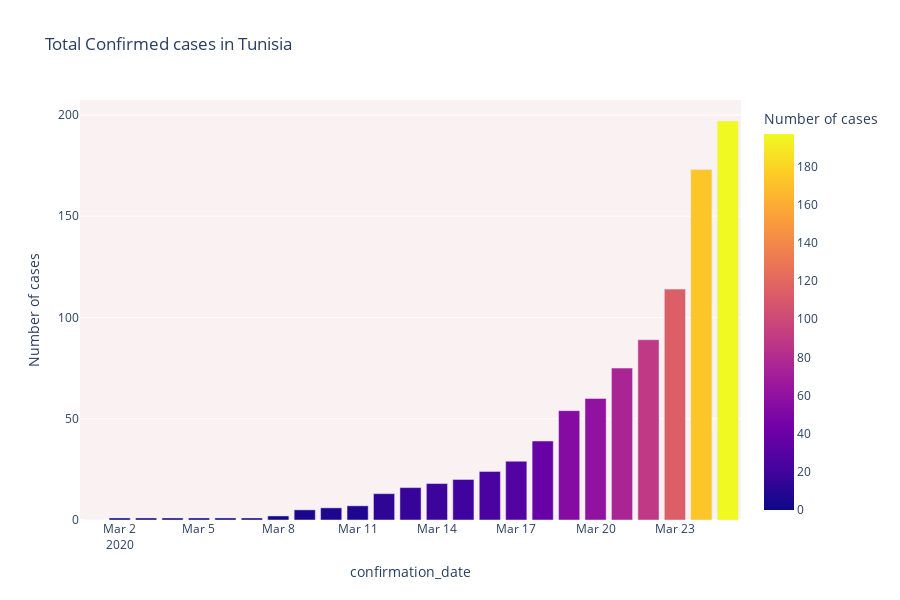

The notebook cell saved with this chart:
### Code cell
fig = px.bar(data_count, x="confirmation_date", y="Number of cases", color='Number of cases', orientation='v', height=600,
             title='Total Confirmed cases in Tunisia', color_discrete_sequence = px.colors.cyclical.mygbm)

fig.update_layout(plot_bgcolor='rgb(250, 242, 242)')
fig.show()

### Figure 1 — Plotly figure (JSON) as saved in the notebook; plotly's stock layout.template omitted (floating-point values rounded to 4 significant figures)
{"data": [{"alignmentgroup": "True", "hoverlabel": {"namelength": 0}, "hovertemplate": "confirmation_date=%{x}<br>Number of cases=%{marker.color}", "legendgroup": "", "marker": {"color": [0, 1, 1, 1, 1, 1, 1, 2, 5, 6, 7, 13, 16, 18, 20, 24, 29, 39, 54, 60, 75, 89, 114, 173, 197], "coloraxis": "coloraxis"}, "name": "", "offsetgroup": "", "orientation": "v", "showlegend": false, "textposition": "auto", "type": "bar", "x": ["2020-03-01", "2020-03-02", "2020-03-03", "2020-03-04", "2020-03-05", "2020-03-06", "2020-03-07", "2020-03-08", "2020-03-09", "2020-03-10", "2020-03-11", "2020-03-12", "2020-03-13", "2020-03-14", "2020-03-15", "2020-03-16", "2020-03-17", "2020-03-18", "2020-03-19", "2020-03-20", "2020-03-21", "2020-03-22", "2020-03-23", "2020-03-24", "2020-03-25"], "xaxis": "x", "y": [0, 1, 1, 1, 1, 1, 1, 2, 5, 6, 7, 13, 16, 18, 20, 24, 29, 39, 54, 60, 75, 89, 114, 173, 197], "yaxis": "y"}], "layout": {"barmode": "relative", "coloraxis": {"colorbar": {"title": {"text": "Number of cases"}}, "colorscale": [[0, "#0d0887"], [0.1111, "#46039f"], [0.2222, "#7201a8"], [0.3333, "#9c179e"], [0.4444, "#bd3786"], [0.5556, "#d8576b"], [0.6667, "#ed7953"], [0.7778, "#fb9f3a"], [0.8889, "#fdca26"], [1, "#f0f921"]]}, "height": 600, "legend": {"tracegroupgap": 0}, "plot_bgcolor": "rgb(250, 242, 242)", "title": {"text": "Total Confirmed cases in Tunisia"}, "xaxis": {"anchor": "y", "domain": [0, 1], "title": {"text": "confirmation_date"}}, "yaxis": {"anchor": "x", "domain": [0, 1], "title": {"text": "Number of cases"}}}}
